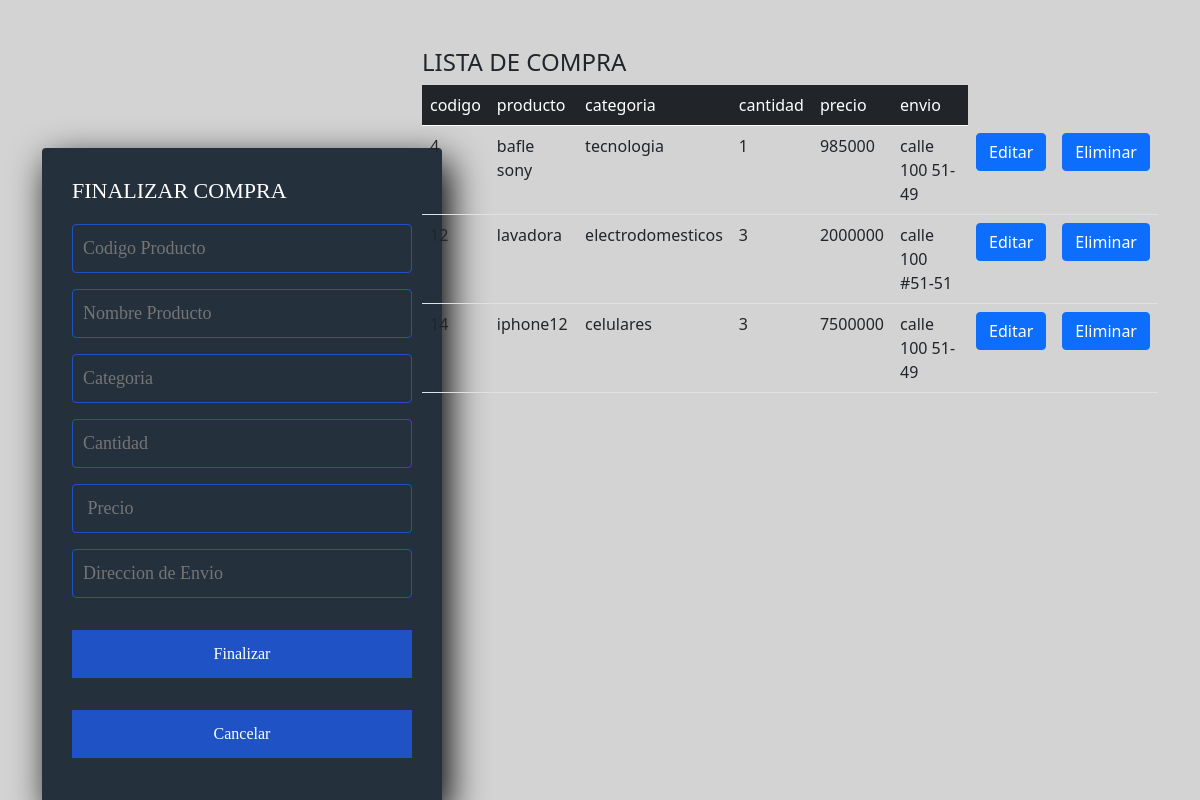
Screenshot of /MundoDigital/compra.php with the database file from the repository.
### tables this page shows
CREATE TABLE `compra` (
  `IdCompra` int(11) NOT NULL,
  `NomProducto` varchar(30) NOT NULL,
  `Categoria` varchar(50) NOT NULL,
  `Cantidad` int(11) NOT NULL,
  `Precio` int(11) NOT NULL,
  `DirEnvio` varchar(50) NOT NULL
);

### MundoDigital/compra.php (the view, shortened to what this page needs)
<?php
    $con=conectar();
    $sql="SELECT * FROM compra";
    $query=mysqli_query($con,$sql);
?>
<!DOCTYPE html>
<html lang="en">
<head>
    <link href="https://cdn.jsdelivr.net/npm/bootstrap@5.0.1/dist/css/bootstrap.min.css" rel="stylesheet">
    <link rel="stylesheet" href="css/estilos1.css">
</head>
<body>
      <div class="container mt-5">
      <div class="row">
    <div class="col-sm-4">
    <section class="form-register">
    <h4>FINALIZAR COMPRA</h4>
    <form action="finalizar.php" method="POST">
    <input class="controls" type="text" name="IdCompra" id="IdCompra" placeholder="Codigo Producto">
    <input class="controls" type="text" name="NomProducto" id="NomProducto" placeholder="Nombre Producto">
    <input class="controls" type="text" name="Categoria" id="Categoria" placeholder="Categoria">
    <input class="controls" type="text" name="Cantidad" id="Cantidad" placeholder="Cantidad">
    <input class="controls" type="text" name="Precio" id="Precio" placeholder=" Precio">
    <input class="controls" type="text" name="DirEnvio" id="DirEnvio" placeholder="Direccion de Envio">
    <input class="botons" type="submit" value="Finalizar">
    </form>
    <form action="tienda.php">
    <input class="botons" type="submit" value="Cancelar">
    </form>
    </section>
    </div>
    <div class="col-sm-8">
    <h4>LISTA DE COMPRA</h4>
    <table class="table">
        <thead class="table-dark table-striped">
            <tr>
                <td>codigo</td>
                <td>producto</td>
                <td>categoria</td>
                <td>cantidad</td>
                <td>precio</td>
                <td>envio</td>
            </tr>
        </thead>
        <tbody>
            <?php
            while($row=mysqli_fetch_array($query))
              {
                  ?>
                  <tr>
                      <td><?php echo $row['IdCompra']?></td>
                      <td><?php echo $row['NomProducto']?> </td>
                      <td><?php echo $row['Categoria']?> </td>
                      <td><?php echo $row['Cantidad']?> </td>
                      <td><?php echo $row['Precio']?> </td>
                      <td><?php echo $row['DirEnvio']?> </td>
                      <th><a href="actualizar.php ?IdCompra=<?php echo $row['IdCompra']?>" class="btn btn-primary">Editar</a></th>
                      <th><a href="delete.php ?IdCompra=<?php echo $row['IdCompra']?>" class="btn btn-primary">Eliminar</a></th>
                  </tr>
                  <?php
                      }
                  ?>
        </tbody>
    </table>
    </div>
    </div>
</div>
</body>
</html>

### MundoDigital/css/estilos1.css (style rules this page uses)
* { margin: 0; padding: 0; box-sizing: border-box; }
body { background-image: url('../img/fondo2.jpg'); }
.form-register { width: 400px; background: #24303c; padding: 30px; margin: auto; margin-top: 100px; border-radius: 4px; font-family: 'calibri'; color: white; box-shadow: 7px 13px 37px #000; }
.form-register h4 { font-size: 22px; margin-bottom: 20px; }
.controls { width: 100%; background: #24303c; padding: 10px; border-radius: 4px; margin-bottom: 16px; border: 1px solid #1f53c5; font-family: 'calibri'; font-size: 18px; color: white; }
.form-register .botons { width: 100%; background: #1f53c5; border: none; padding: 12px; color: white; margin: 16px 0; font-size: 16px; }

### rows the page displays
compra: IdCompra "4", NomProducto "bafle sony", Categoria "tecnologia", Cantidad "1", Precio "985000", DirEnvio "calle 100 51-49"
compra: IdCompra "12", NomProducto "lavadora", Categoria "electrodomesticos", Cantidad "3", Precio "2000000", DirEnvio "calle 100 #51-51"
compra: IdCompra "14", NomProducto "iphone12", Categoria "celulares", Cantidad "3", Precio "7500000", DirEnvio "calle 100 51-49"
